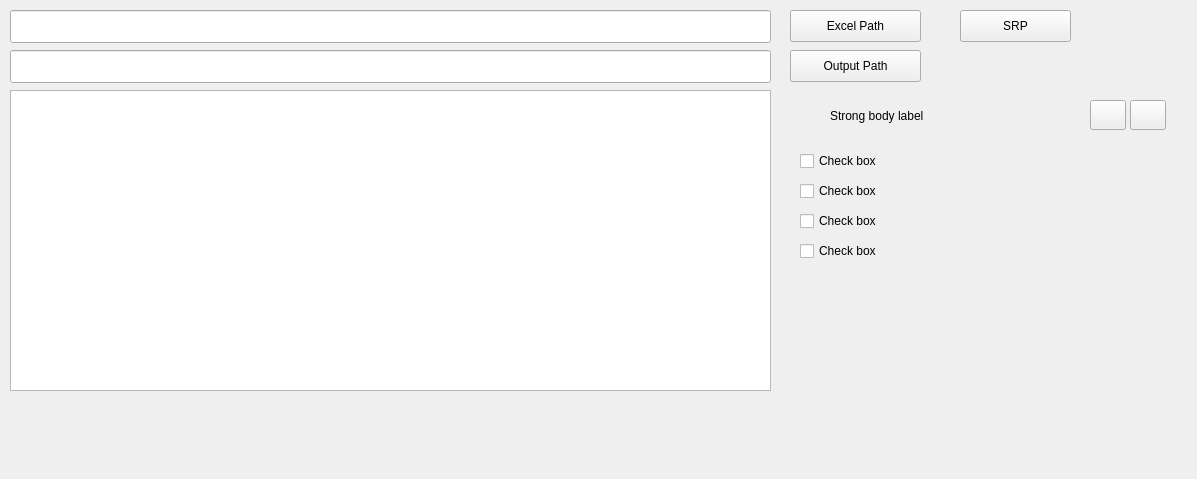
<?xml version="1.0" encoding="UTF-8"?>
<ui version="4.0">
 <class>Frame</class>
 <widget class="QFrame" name="Frame">
  <property name="geometry">
   <rect>
    <x>0</x>
    <y>0</y>
    <width>1197</width>
    <height>479</height>
   </rect>
  </property>
  <property name="windowTitle">
   <string>Frame</string>
  </property>
  <widget class="TabWidget" name="tabWidget">
   <property name="geometry">
    <rect>
     <x>0</x>
     <y>0</y>
     <width>1181</width>
     <height>461</height>
    </rect>
   </property>
   <property name="whatsThis">
    <string/>
   </property>
   <property name="accessibleName">
    <string/>
   </property>
   <widget class="QWidget" name="TabSrp">
    <property name="font">
     <font>
      <weight>50</weight>
      <bold>false</bold>
     </font>
    </property>
    <property name="autoFillBackground">
     <bool>false</bool>
    </property>
    <widget class="LineEdit" name="LineEdit">
     <property name="geometry">
      <rect>
       <x>10</x>
       <y>10</y>
       <width>761</width>
       <height>33</height>
      </rect>
     </property>
    </widget>
    <widget class="LineEdit" name="LineEdit_2">
     <property name="geometry">
      <rect>
       <x>10</x>
       <y>50</y>
       <width>761</width>
       <height>33</height>
      </rect>
     </property>
    </widget>
    <widget class="PushButton" name="PushButton">
     <property name="enabled">
      <bool>true</bool>
     </property>
     <property name="geometry">
      <rect>
       <x>790</x>
       <y>10</y>
       <width>131</width>
       <height>32</height>
      </rect>
     </property>
     <property name="text">
      <string>Excel Path</string>
     </property>
     <property name="icon">
      <iconset theme="FluentIcon.FOLDER">
       <normaloff>.</normaloff>.</iconset>
     </property>
     <property name="fluentIcon">
      <number>65</number>
     </property>
     <property name="hasIcon" stdset="0">
      <bool>true</bool>
     </property>
    </widget>
    <widget class="PushButton" name="PushButton_2">
     <property name="geometry">
      <rect>
       <x>790</x>
       <y>50</y>
       <width>131</width>
       <height>32</height>
      </rect>
     </property>
     <property name="text">
      <string>Output Path</string>
     </property>
     <property name="fluentIcon">
      <number>65</number>
     </property>
     <property name="hasIcon" stdset="0">
      <bool>true</bool>
     </property>
    </widget>
    <widget class="TextBrowser" name="TextBrowser">
     <property name="geometry">
      <rect>
       <x>10</x>
       <y>90</y>
       <width>761</width>
       <height>301</height>
      </rect>
     </property>
    </widget>
    <widget class="ComboBox" name="ComboBox">
     <property name="geometry">
      <rect>
       <x>960</x>
       <y>10</y>
       <width>111</width>
       <height>32</height>
      </rect>
     </property>
     <property name="text">
      <string>SRP</string>
     </property>
     <property name="items_" stdset="0">
      <string>SRP
IPC
Func</string>
     </property>
    </widget>
    <widget class="CardWidget" name="CardWidget">
     <property name="geometry">
      <rect>
       <x>780</x>
       <y>90</y>
       <width>401</width>
       <height>301</height>
      </rect>
     </property>
     <widget class="CheckBox" name="CheckBox">
      <property name="geometry">
       <rect>
        <x>20</x>
        <y>60</y>
        <width>92</width>
        <height>22</height>
       </rect>
      </property>
      <property name="text">
       <string>Check box</string>
      </property>
     </widget>
     <widget class="IconWidget" name="IconWidget">
      <property name="geometry">
       <rect>
        <x>10</x>
        <y>10</y>
        <width>31</width>
        <height>31</height>
       </rect>
      </property>
      <property name="fluentIcon">
       <number>22</number>
      </property>
      <property name="icon">
       <iconset>
        <normaloff>D:/Github/FastX-Gui/app/resource/images/todo.png</normaloff>D:/Github/FastX-Gui/app/resource/images/todo.png</iconset>
      </property>
     </widget>
     <widget class="StrongBodyLabel" name="StrongBodyLabel">
      <property name="geometry">
       <rect>
        <x>50</x>
        <y>10</y>
        <width>121</width>
        <height>31</height>
       </rect>
      </property>
      <property name="text">
       <string>Strong body label</string>
      </property>
     </widget>
     <widget class="TransparentToolButton" name="TransparentToolButton">
      <property name="geometry">
       <rect>
        <x>310</x>
        <y>10</y>
        <width>36</width>
        <height>30</height>
       </rect>
      </property>
      <property name="fluentIcon">
       <number>6</number>
      </property>
     </widget>
     <widget class="TransparentToolButton" name="TransparentToolButton_2">
      <property name="geometry">
       <rect>
        <x>350</x>
        <y>10</y>
        <width>36</width>
        <height>30</height>
       </rect>
      </property>
      <property name="fluentIcon">
       <number>27</number>
      </property>
     </widget>
     <widget class="CheckBox" name="CheckBox_2">
      <property name="geometry">
       <rect>
        <x>20</x>
        <y>90</y>
        <width>92</width>
        <height>22</height>
       </rect>
      </property>
      <property name="text">
       <string>Check box</string>
      </property>
     </widget>
     <widget class="CheckBox" name="CheckBox_3">
      <property name="geometry">
       <rect>
        <x>20</x>
        <y>120</y>
        <width>92</width>
        <height>22</height>
       </rect>
      </property>
      <property name="text">
       <string>Check box</string>
      </property>
     </widget>
     <widget class="CheckBox" name="CheckBox_4">
      <property name="geometry">
       <rect>
        <x>20</x>
        <y>150</y>
        <width>92</width>
        <height>22</height>
       </rect>
      </property>
      <property name="text">
       <string>Check box</string>
      </property>
     </widget>
    </widget>
   </widget>
   <widget class="QWidget" name="TabIpc"/>
   <widget class="QWidget" name="TabFunc"/>
  </widget>
 </widget>
 <customwidgets>
  <customwidget>
   <class>CheckBox</class>
   <extends>QCheckBox</extends>
   <header>qfluentwidgets</header>
  </customwidget>
  <customwidget>
   <class>ComboBox</class>
   <extends>QPushButton</extends>
   <header>qfluentwidgets</header>
  </customwidget>
  <customwidget>
   <class>PushButton</class>
   <extends>QPushButton</extends>
   <header>qfluentwidgets</header>
  </customwidget>
  <customwidget>
   <class>ToolButton</class>
   <extends>QToolButton</extends>
   <header>qfluentwidgets</header>
  </customwidget>
  <customwidget>
   <class>TransparentToolButton</class>
   <extends>ToolButton</extends>
   <header>qfluentwidgets</header>
  </customwidget>
  <customwidget>
   <class>IconWidget</class>
   <extends>QWidget</extends>
   <header>qfluentwidgets</header>
  </customwidget>
  <customwidget>
   <class>CardWidget</class>
   <extends>QFrame</extends>
   <header>qfluentwidgets</header>
   <container>1</container>
  </customwidget>
  <customwidget>
   <class>TabWidget</class>
   <extends>QWidget</extends>
   <header>qfluentwidgets</header>
   <container>1</container>
  </customwidget>
  <customwidget>
   <class>StrongBodyLabel</class>
   <extends>QLabel</extends>
   <header>qfluentwidgets</header>
  </customwidget>
  <customwidget>
   <class>LineEdit</class>
   <extends>QLineEdit</extends>
   <header>qfluentwidgets</header>
  </customwidget>
  <customwidget>
   <class>TextBrowser</class>
   <extends>QTextBrowser</extends>
   <header>qfluentwidgets</header>
  </customwidget>
 </customwidgets>
 <resources/>
 <connections/>
</ui>
